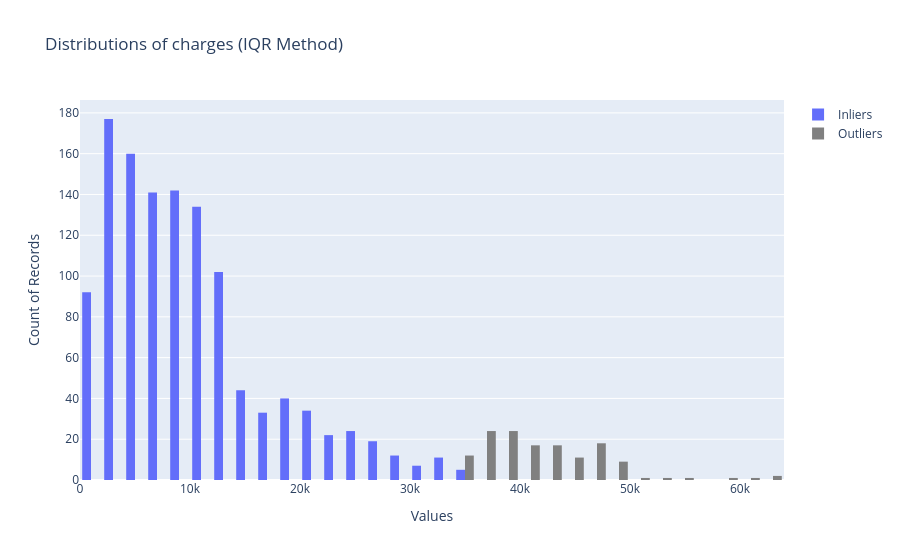

Notebook code for this chart:
### Code cell
import plotly.graph_objects as go 

def plot_outliers_iqr(df, column):
    
    fig = go.Figure() 
    values = df[column]
    
    q1 = df[column].quantile(0.25)
    q3 = df[column].quantile(0.75)
    iqr = q3 - q1
    lower_bound = q1 - 1.5 * iqr
    upper_bound = q3 + 1.5 * iqr

    inliers = values[(values >= lower_bound) & (values <= upper_bound)]
    outliers = values[(values < lower_bound) | (values > upper_bound)]

    fig.add_trace(go.Histogram(x=inliers, name="Inliers"))
    fig.add_trace(go.Histogram(x=outliers, name=f"Outliers", marker_color='grey'))

    fig.update_layout(
        title=f"Distributions of {column} (IQR Method)",
        yaxis_title="Count of Records",
        xaxis_title="Values",
        bargap=0.2,
        showlegend=True
    )
    fig.show()
    return outliers

outliers_charges = plot_outliers_iqr(data, 'charges')
print(f"Кількість викидів у 'charges': {len(outliers_charges)}")

### Figure 1 — Plotly figure (JSON) as saved in the notebook; plotly's stock layout.template omitted (floating-point values rounded to 4 significant figures; data arrays with more than 128 entries replaced by an {"elided": "..."} marker saying what was removed)
{"data": [{"name": "Inliers", "type": "histogram", "x": {"elided": "1199 float values"}}, {"marker": {"color": "grey"}, "name": "Outliers", "type": "histogram", "x": {"elided": "139 float values"}}], "layout": {"autosize": true, "bargap": 0.2, "showlegend": true, "title": {"text": "Distributions of charges (IQR Method)"}, "xaxis": {"autorange": true, "range": [0, 64000], "title": {"text": "Values"}, "type": "linear"}, "yaxis": {"autorange": true, "range": [0, 186.3], "title": {"text": "Count of Records"}}}}
